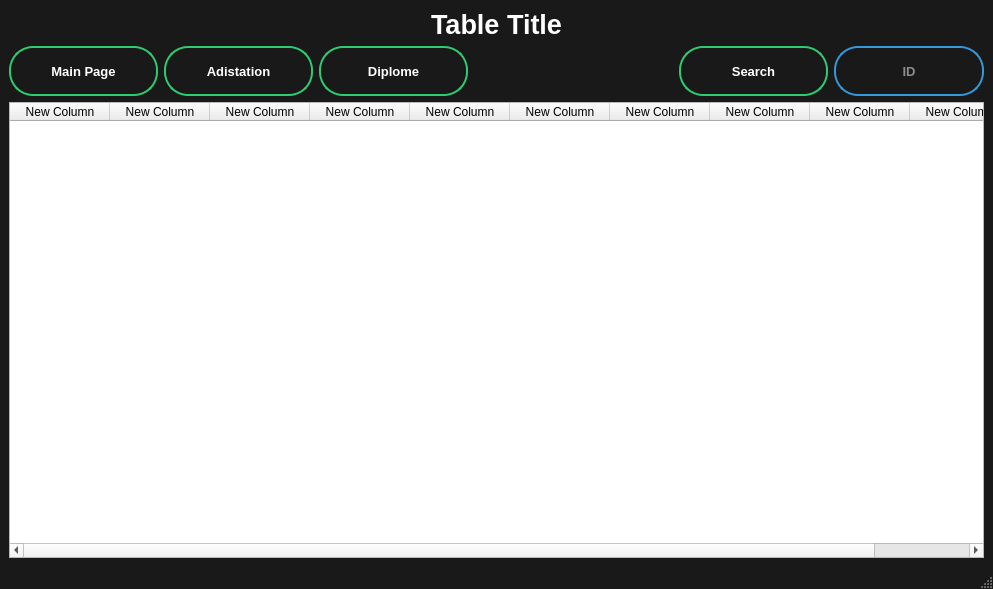
<?xml version="1.0" encoding="UTF-8"?>
<ui version="4.0">
 <class>MainWindow</class>
 <widget class="QMainWindow" name="MainWindow">
  <property name="geometry">
   <rect>
    <x>0</x>
    <y>0</y>
    <width>993</width>
    <height>589</height>
   </rect>
  </property>
  <property name="minimumSize">
   <size>
    <width>850</width>
    <height>500</height>
   </size>
  </property>
  <property name="windowTitle">
   <string>MainWindow</string>
  </property>
  <property name="styleSheet">
   <string notr="true">#MainWindow{
margin: 0;
padding: 0;
font-family: sans-serif;
  background: #191919;
  color: white;
  text-transform: uppercase;
  font-weight: 500;}
#centralwidget{
  padding: 30px;
  background: #191919;
  color: white;
  text-transform: uppercase;
  font-weight: 500;}
#title{
color: white;
  text-transform: uppercase;
  font-weight: 500;
}
QPushButton{
  border:0;
  background: none;
  display: block;
  text-align: center;
  border: 2px solid #2ecc71;
  padding: 14px 40px;
  outline: none;
  color: white;
  border-radius: 24px;
  transition: 0.25s;
  cursor: pointer;
}
QPushButton:hover{
  background: #2ecc71;
}
QLineEdit{border:0;
  text-align: center;
  border: 2px solid #3498db;
  background: #191919;
  color: white;
  border-radius: 24px;
  transition: 0.25s;}
QLineEdit:focus{
  border-color: #2ecc71;
}
</string>
  </property>
  <widget class="QWidget" name="centralwidget">
   <layout class="QGridLayout" name="gridLayout">
    <item row="0" column="0">
     <layout class="QVBoxLayout" name="verticalLayout">
      <item>
       <layout class="QHBoxLayout" name="horizontalLayout">
        <item>
         <spacer name="horizontalSpacer">
          <property name="orientation">
           <enum>Qt::Horizontal</enum>
          </property>
          <property name="sizeHint" stdset="0">
           <size>
            <width>278</width>
            <height>20</height>
           </size>
          </property>
         </spacer>
        </item>
        <item>
         <widget class="QLabel" name="title">
          <property name="font">
           <font>
            <pointsize>20</pointsize>
            <weight>62</weight>
            <italic>false</italic>
            <bold>true</bold>
           </font>
          </property>
          <property name="text">
           <string>Table Title</string>
          </property>
          <property name="alignment">
           <set>Qt::AlignCenter</set>
          </property>
         </widget>
        </item>
        <item>
         <spacer name="horizontalSpacer_2">
          <property name="orientation">
           <enum>Qt::Horizontal</enum>
          </property>
          <property name="sizeHint" stdset="0">
           <size>
            <width>298</width>
            <height>20</height>
           </size>
          </property>
         </spacer>
        </item>
       </layout>
      </item>
      <item>
       <layout class="QHBoxLayout" name="horizontalLayout_2" stretch="0,0,0,0,0,0">
        <item>
         <widget class="QPushButton" name="mainpage">
          <property name="minimumSize">
           <size>
            <width>149</width>
            <height>50</height>
           </size>
          </property>
          <property name="font">
           <font>
            <pointsize>10</pointsize>
            <weight>75</weight>
            <bold>true</bold>
           </font>
          </property>
          <property name="text">
           <string>Main Page</string>
          </property>
         </widget>
        </item>
        <item>
         <widget class="QPushButton" name="adistation">
          <property name="minimumSize">
           <size>
            <width>149</width>
            <height>50</height>
           </size>
          </property>
          <property name="font">
           <font>
            <pointsize>10</pointsize>
            <weight>75</weight>
            <bold>true</bold>
           </font>
          </property>
          <property name="text">
           <string>Adistation</string>
          </property>
         </widget>
        </item>
        <item>
         <widget class="QPushButton" name="diplome">
          <property name="minimumSize">
           <size>
            <width>149</width>
            <height>50</height>
           </size>
          </property>
          <property name="font">
           <font>
            <pointsize>10</pointsize>
            <weight>75</weight>
            <bold>true</bold>
           </font>
          </property>
          <property name="text">
           <string>Diplome</string>
          </property>
         </widget>
        </item>
        <item>
         <spacer name="horizontalSpacer_3">
          <property name="orientation">
           <enum>Qt::Horizontal</enum>
          </property>
          <property name="sizeHint" stdset="0">
           <size>
            <width>528</width>
            <height>20</height>
           </size>
          </property>
         </spacer>
        </item>
        <item>
         <widget class="QPushButton" name="btnSearch">
          <property name="minimumSize">
           <size>
            <width>149</width>
            <height>50</height>
           </size>
          </property>
          <property name="font">
           <font>
            <pointsize>10</pointsize>
            <weight>75</weight>
            <bold>true</bold>
           </font>
          </property>
          <property name="text">
           <string>Search</string>
          </property>
         </widget>
        </item>
        <item>
         <widget class="QLineEdit" name="inputSearch">
          <property name="minimumSize">
           <size>
            <width>150</width>
            <height>50</height>
           </size>
          </property>
          <property name="font">
           <font>
            <pointsize>10</pointsize>
            <weight>75</weight>
            <bold>true</bold>
           </font>
          </property>
          <property name="alignment">
           <set>Qt::AlignCenter</set>
          </property>
          <property name="placeholderText">
           <string>ID</string>
          </property>
         </widget>
        </item>
       </layout>
      </item>
      <item>
       <widget class="QTableWidget" name="tableWidget">
        <column>
         <property name="text">
          <string>New Column</string>
         </property>
        </column>
        <column>
         <property name="text">
          <string>New Column</string>
         </property>
        </column>
        <column>
         <property name="text">
          <string>New Column</string>
         </property>
        </column>
        <column>
         <property name="text">
          <string>New Column</string>
         </property>
        </column>
        <column>
         <property name="text">
          <string>New Column</string>
         </property>
        </column>
        <column>
         <property name="text">
          <string>New Column</string>
         </property>
        </column>
        <column>
         <property name="text">
          <string>New Column</string>
         </property>
        </column>
        <column>
         <property name="text">
          <string>New Column</string>
         </property>
        </column>
        <column>
         <property name="text">
          <string>New Column</string>
         </property>
        </column>
        <column>
         <property name="text">
          <string>New Column</string>
         </property>
        </column>
       </widget>
      </item>
     </layout>
    </item>
   </layout>
  </widget>
  <widget class="QMenuBar" name="menubar">
   <property name="geometry">
    <rect>
     <x>0</x>
     <y>0</y>
     <width>993</width>
     <height>21</height>
    </rect>
   </property>
  </widget>
  <widget class="QStatusBar" name="statusbar"/>
 </widget>
 <resources/>
 <connections/>
</ui>
